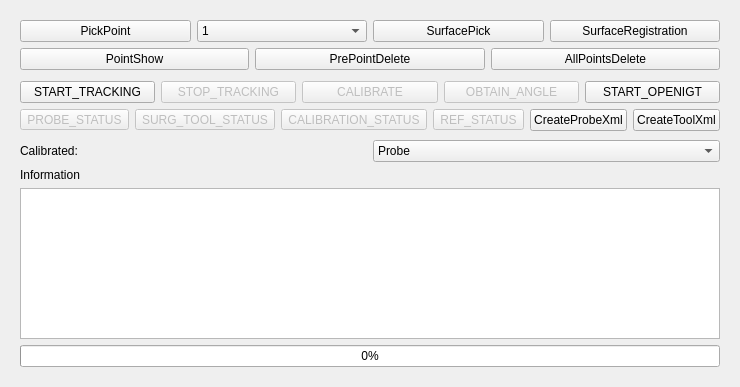
<?xml version="1.0" encoding="UTF-8"?>
<ui version="4.0">
 <class>qSlicerARnavExtensionModule</class>
 <widget class="qSlicerWidget" name="qSlicerARnavExtensionModule">
  <property name="geometry">
   <rect>
    <x>0</x>
    <y>0</y>
    <width>658</width>
    <height>387</height>
   </rect>
  </property>
  <property name="windowTitle">
   <string>Form</string>
  </property>
  <layout class="QVBoxLayout" name="verticalLayout">
   <item>
    <widget class="ctkCollapsibleButton" name="CTKCollapsibleButton" native="true">
     <property name="text" stdset="0">
      <string>Display</string>
     </property>
     <layout class="QVBoxLayout" name="verticalLayout_3">
      <item>
       <layout class="QHBoxLayout" name="horizontalLayout">
        <item>
         <widget class="QPushButton" name="PickPoint">
          <property name="text">
           <string>PickPoint</string>
          </property>
          <property name="checkable">
           <bool>false</bool>
          </property>
         </widget>
        </item>
        <item>
         <widget class="QComboBox" name="comboPointTool">
          <item>
           <property name="text">
            <string>1</string>
           </property>
          </item>
          <item>
           <property name="text">
            <string>2</string>
           </property>
          </item>
          <item>
           <property name="text">
            <string>3</string>
           </property>
          </item>
         </widget>
        </item>
        <item>
         <widget class="QPushButton" name="SurfacePick">
          <property name="enabled">
           <bool>true</bool>
          </property>
          <property name="text">
           <string>SurfacePick</string>
          </property>
          <property name="checkable">
           <bool>true</bool>
          </property>
          <property name="checked">
           <bool>false</bool>
          </property>
         </widget>
        </item>
        <item>
         <widget class="QPushButton" name="SurfaceRegistration">
          <property name="text">
           <string>SurfaceRegistration</string>
          </property>
          <property name="checkable">
           <bool>false</bool>
          </property>
         </widget>
        </item>
       </layout>
      </item>
      <item>
       <layout class="QHBoxLayout" name="horizontalLayout_2">
        <property name="leftMargin">
         <number>0</number>
        </property>
        <property name="topMargin">
         <number>0</number>
        </property>
        <item>
         <widget class="QPushButton" name="PointShow">
          <property name="text">
           <string>PointShow</string>
          </property>
          <property name="checkable">
           <bool>true</bool>
          </property>
         </widget>
        </item>
        <item>
         <widget class="QPushButton" name="PrePointDelete">
          <property name="text">
           <string>PrePointDelete</string>
          </property>
         </widget>
        </item>
        <item>
         <widget class="QPushButton" name="AllPointsDelete">
          <property name="text">
           <string>AllPointsDelete</string>
          </property>
         </widget>
        </item>
       </layout>
      </item>
      <item>
       <layout class="QHBoxLayout" name="horizontalLayout_4">
        <property name="topMargin">
         <number>5</number>
        </property>
        <item>
         <widget class="QPushButton" name="START_TRACKING">
          <property name="enabled">
           <bool>true</bool>
          </property>
          <property name="text">
           <string>START_TRACKING</string>
          </property>
          <property name="checkable">
           <bool>false</bool>
          </property>
          <property name="checked">
           <bool>false</bool>
          </property>
          <property name="autoRepeat">
           <bool>true</bool>
          </property>
         </widget>
        </item>
        <item>
         <widget class="QPushButton" name="STOP_TRACKING">
          <property name="enabled">
           <bool>false</bool>
          </property>
          <property name="text">
           <string>STOP_TRACKING</string>
          </property>
         </widget>
        </item>
        <item>
         <widget class="QPushButton" name="CALIBRATE">
          <property name="enabled">
           <bool>false</bool>
          </property>
          <property name="text">
           <string>CALIBRATE</string>
          </property>
          <property name="checkable">
           <bool>false</bool>
          </property>
          <property name="checked">
           <bool>false</bool>
          </property>
          <property name="autoRepeat">
           <bool>true</bool>
          </property>
         </widget>
        </item>
        <item>
         <widget class="QPushButton" name="OBTAIN_ANGLE">
          <property name="enabled">
           <bool>false</bool>
          </property>
          <property name="text">
           <string>OBTAIN_ANGLE</string>
          </property>
         </widget>
        </item>
        <item>
         <widget class="QPushButton" name="START_OPENIGT">
          <property name="text">
           <string>START_OPENIGT</string>
          </property>
         </widget>
        </item>
       </layout>
      </item>
      <item>
       <layout class="QHBoxLayout" name="horizontalLayout_5">
        <property name="topMargin">
         <number>0</number>
        </property>
        <item>
         <widget class="QToolButton" name="PROBE_STATUS">
          <property name="enabled">
           <bool>false</bool>
          </property>
          <property name="text">
           <string>PROBE_STATUS</string>
          </property>
         </widget>
        </item>
        <item>
         <widget class="QToolButton" name="SURG_TOOL_STATUS">
          <property name="enabled">
           <bool>false</bool>
          </property>
          <property name="text">
           <string>SURG_TOOL_STATUS</string>
          </property>
         </widget>
        </item>
        <item>
         <widget class="QToolButton" name="CALIBRATION_STATUS">
          <property name="enabled">
           <bool>false</bool>
          </property>
          <property name="text">
           <string>CALIBRATION_STATUS</string>
          </property>
         </widget>
        </item>
        <item>
         <widget class="QToolButton" name="REF_STATUS">
          <property name="enabled">
           <bool>false</bool>
          </property>
          <property name="text">
           <string>REF_STATUS</string>
          </property>
         </widget>
        </item>
        <item>
         <widget class="QPushButton" name="CreateProbeXml">
          <property name="text">
           <string>CreateProbeXml</string>
          </property>
         </widget>
        </item>
        <item>
         <widget class="QPushButton" name="CreateToolXml">
          <property name="text">
           <string>CreateToolXml</string>
          </property>
         </widget>
        </item>
       </layout>
      </item>
      <item>
       <layout class="QHBoxLayout" name="horizontalLayout_3">
        <property name="topMargin">
         <number>3</number>
        </property>
        <item>
         <widget class="QLabel" name="label">
          <property name="text">
           <string>Calibrated:</string>
          </property>
         </widget>
        </item>
        <item>
         <widget class="QComboBox" name="comboCaliTool">
          <item>
           <property name="text">
            <string>Probe</string>
           </property>
          </item>
          <item>
           <property name="text">
            <string>Surgical Tool</string>
           </property>
          </item>
         </widget>
        </item>
       </layout>
      </item>
      <item>
       <widget class="QLabel" name="Label_1">
        <property name="enabled">
         <bool>true</bool>
        </property>
        <property name="minimumSize">
         <size>
          <width>400</width>
          <height>0</height>
         </size>
        </property>
        <property name="text">
         <string>Information</string>
        </property>
       </widget>
      </item>
      <item>
       <widget class="QListWidget" name="listWidget">
        <property name="enabled">
         <bool>true</bool>
        </property>
       </widget>
      </item>
      <item>
       <widget class="QProgressBar" name="progressBar">
        <property name="maximum">
         <number>100</number>
        </property>
        <property name="value">
         <number>0</number>
        </property>
       </widget>
      </item>
      <item>
       <spacer name="verticalSpacer">
        <property name="orientation">
         <enum>Qt::Vertical</enum>
        </property>
        <property name="sizeHint" stdset="0">
         <size>
          <width>0</width>
          <height>0</height>
         </size>
        </property>
       </spacer>
      </item>
     </layout>
    </widget>
   </item>
  </layout>
 </widget>
 <customwidgets>
  <customwidget>
   <class>qSlicerWidget</class>
   <extends>QWidget</extends>
   <header>qSlicerWidget.h</header>
   <container>1</container>
  </customwidget>
  <customwidget>
   <class>ctkCollapsibleButton</class>
   <extends>QWidget</extends>
   <header>ctkCollapsibleButton.h</header>
   <container>1</container>
  </customwidget>
 </customwidgets>
 <resources/>
 <connections/>
</ui>
